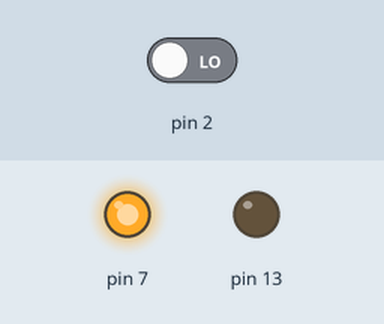
Simulated run of this sketch. Board: Arduino Uno, built with avr-gcc and run on an emulated ATmega328P. On the bench: output pins drawn as LEDs (lit = HIGH). The test bench sets the inputs (shaded band); at power-on: pin 2 LOW.

Above: at 12.8 s.
12.9 s: pin 2 driven HIGH
At 18.01 s:
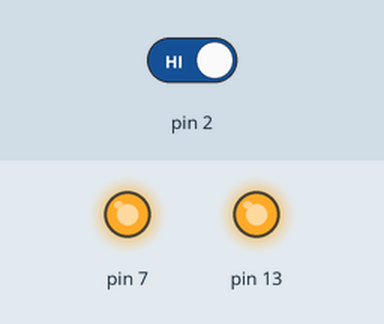
24.8 s: pin 2 driven LOW
At 25.5 s:
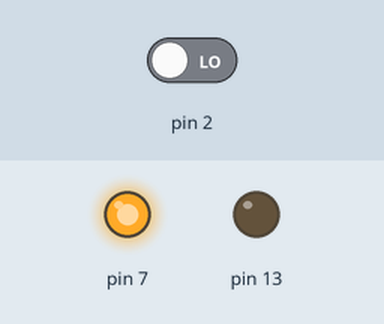
Timing chart, 0 to 27.8 s (numbered marks = the images above; inputs shaded):
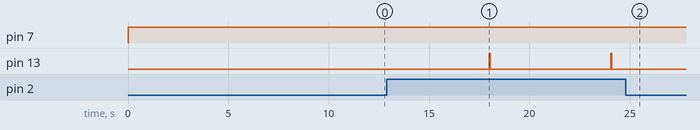

The sketch:

solenoidtest.ino
```cpp
int on = 0;
void setup() {
  // put your setup code here, to run once:
pinMode (7, OUTPUT);
pinMode (13, OUTPUT);
pinMode (2, INPUT);


}

void loop() {
 digitalWrite (7, HIGH);
 on = digitalRead(2);
if (on ==HIGH)
{
digitalWrite(13, HIGH);
delay(50);
digitalWrite(13,LOW);
}
else
{ digitalWrite(13,LOW);
}
on = 0;
delay(6000);
  // put your main code here, to run repeatedly:

}
```

Measured:
- after the input at 12.9 s, pin 13: alternates HIGH for 0.05 s and LOW for 6.0 s, starting after 5.1 s
- after the input at 24.8 s, pin 13: stops changing and stays LOW
